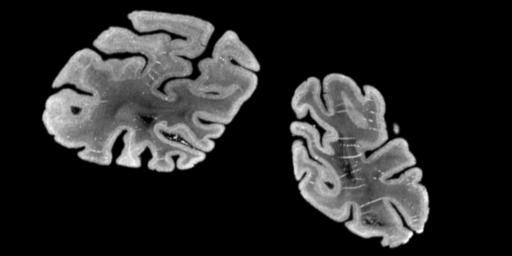
%> input picture kernel/data/HNSP-T.jpg, 512 x 256 px
$ octave setup2DHNSPData.m   (GNU Octave 9; MATLAB toolbox functions it lacks are replaced by stand-ins)
%> lines starting %> are read from the running program, lines starting %| are printed output that depends on the picture
### kernel/data/jpgs2data.m
%==============================================================================
% This code is part of the Matlab-based toolbox
% FAIR - Flexible Algorithms for Image Registration.
% For details see
% - https://github.com/C4IR and
% - http://www.siam.org/books/fa06/
%==============================================================================
% This files simplifies the generation of FAIR data
% Input
%    example        the name of the game (for figures etc)
%    fileT        name of a image file for the template  image
%    fileR        name of a image file for the reference image
%    varargin    list of additional variables such as omega, m, LM
%==============================================================================

function expfile = jpgs2data(example,fileT,fileR,varargin)
%> called with example = '', fileT = 'HNSP-T.jpg', fileR = 'HNSP-R.jpg'

if nargin == 0,
  help(mfilename)
  runMinimalExample
  return;
end

omega     = [];
m         = [];
LM        = [];
viewPara  = {'viewImage','viewImage2D','colormap','gray(256)'};
imgPara   = {'imgModel','linearInter'};
overwrite = 0;

for k=1:2:length(varargin), % overwrite defaults
  eval([varargin{k},'=varargin{',int2str(k+1),'};']);
end;

if isempty(example),
  caller  = dbstack;
  expfile = caller(min(2,length(caller))).name;
  example = expfile(6:end-5);
else
  expfile = sprintf('setup%sData',example);
end
expfile = fullfile(FAIRpath,'temp',expfile);

FAIRmessage(expfile)
if exist([expfile,'.mat'],'file') & ~overwrite,
  fprintf('[%s] %s exists\n',mfilename,expfile);
  return
end;

% do whatever needed to be done to get your data here
image = @(str) double(flipud(imread(str))'); % reads and converts

% load the original data, set domain, initial discretization, and grid
dataT = image(fileT);
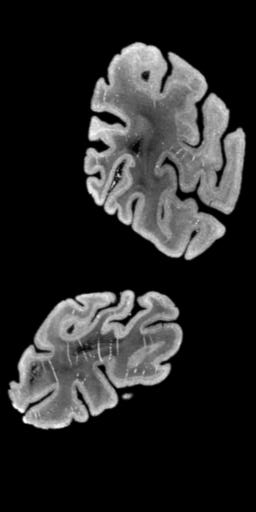
%> dataT: size 512x256 double; min 0, max 255, mean 40.5; mean of the top-left, top-right, bottom-left and bottom-right quarters 24, 72.2, 48.4, 17.3
dataR = image(fileR);
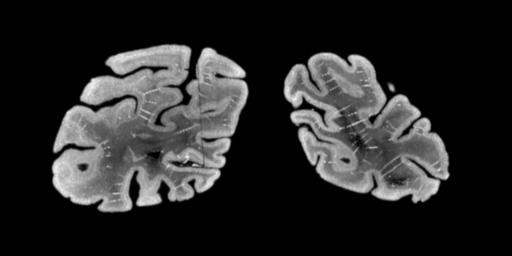
%> input picture kernel/data/HNSP-R.jpg, 512 x 256 px
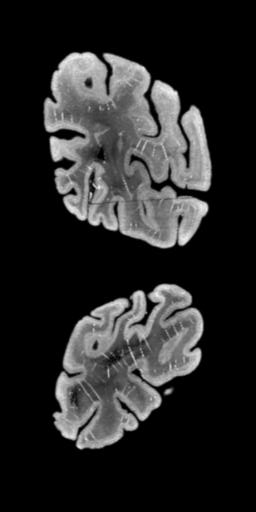
%> dataR: size 512x256 double; min 0, max 243, mean 39.8; mean of the top-left, top-right, bottom-left and bottom-right quarters 47.5, 49.6, 32.4, 29.6

if isempty(omega), omega = [0,size(dataT,1),0,size(dataT,2)];  end;
if isempty(m),     m     = size(dataR);                        end;

viewImage('reset',viewPara{:});
imgModel('reset',imgPara{:});

omegaI = @(i) omega(min(i,size(omega,1)),:);
xc     = @(k) getCellCenteredGrid(omegaI(k),m);

viewData  = @(I,k) viewImage(imgModel(I,omegaI(k),xc(k)),omegaI(k),m);

FAIRfigure(1,'figname',expfile); clf;
subplot(1,2,1); viewData(dataT,1); title('template');
subplot(1,2,2); viewData(dataR,2); title('reference');

ML = getMultilevel({dataT,dataR},omega,m,'fig',2);

% save to outfile
save(expfile,'example','dataT','dataR','omega','m','ML','viewPara','imgPara');
if ~isempty(LM),
  save(expfile,'-append','LM','example');
end;

%------------------------------------------------------------------------------

function runMinimalExample
setup2DhandData;

%==============================================================================

### kernel/tools/dealOptions.m
%==============================================================================
% This code is part of the Matlab-based toolbox
% FAIR - Flexible Algorithms for Image Registration.
% For details see
% - https://github.com/C4IR and
% - http://www.siam.org/books/fa06/
%==============================================================================
% This functions deals persistent variables in administrative functions such as
% viewImage, viewImage, imgModel, trafo, distance, regularizer, ....
%
% Input:
%   optn        a list of current options, to be updated
%               cell or struct, 2*n entries, e.g.
%               optn.omega = [1,2];
%               optn.m     = 14;
%               or optn    = {'omega',[1,2],'m',14;}
%   varargin    a list of new options, cell with 2*p entries
%
% Output:
%   method      specifies the particular method to be used in caller, see example
%   optn        updated list of options
%   task        task to be performed either in options or in caller
%   stop        flag for caller to terminate
%
% Example:
% caller='imgModel', method='splineInter', p1='theta', pV1=10
%
% The followings modes can be uses
%    1.    nargin == 0,
%         help, run minimal example, return
%

% elseif    ~ischar(varargin{1}) -> task='none'; stop = 0;
% else      task = varargin{1} end one of the following
%
% task = 'reset', caller('reset',caller,method,p1,pV1,...), stop = 1
%   set optn={caller,method,p1,pV1,...}
%
% task = 'set',   caller('set',x1,xV1,...),                 stop = 1
%   update optn by overwiting (if x1=pk) or adding to list
%
% task = 'get',   caller('get',optn,pk),                    stop = 1
%   if field exists, method = OPTN.(pk), else method = [];
%
% task = 'disp',  caller('disp'),                           stop = 1
%   displays all the optn, fieldname:optn.(fieldname)
%
% task = 'clear', caller('clear'),                          stop = 1
%   set optn = [];
%
%  otherwise: -> task, stop = 0

%==============================================================================


function [method,optn,task,stop] = dealOptions(caller,optn,varargin)
%> called with caller = 'setup2DHNSPData', optn = []

method = [];                    % initialize method
% caller = dbstack;               % identify the name of the calling function
% caller = caller(min(length(caller),2)).name;

task   = [];
stop   = 1;

if nargin == 0,
  help(mfilename);
  runMinimalExample;
  return;
end;

% transform optn from cell to struct
if iscell(optn),
  optn = cell2struct(optn(2:2:end),optn(1:2:end),2);
end;

% check whether work is to be done here, i.e. the first input argument
% varargin{1} is a str
if nargin>2 && ischar(varargin{1})

  task        = varargin{1};
  varargin(1) = [];

  switch task
    case {'reset','set'},       % reset/set options
      if strcmp(task,'reset'),  % clear optn
        optn = [];
      end;

      % update the field with the value from the varargin list
      for k=1:2:length(varargin),
        optn.(varargin{k}) = varargin{k+1};
      end;

    case 'disp',                % display the options
      fprintf('<%s> options\n',caller);
      if isempty(optn),
        fprintf('is empty\n');
      else
        disp(optn)
      end;

    case 'clear';               % clear the options
      optn   = [];
      fprintf('--- cleared OPTN in <%s> ---\n',caller);

    case 'get',
      for k=1:length(varargin),
        method = getOption(optn,varargin{1});
      end;
      return

    case 'optn',
      [method,optn] = getOption(optn,caller);
      method = optn;
      return;

    otherwise,
      stop = 0;

  end;

  [method,optn] = getOption(optn,caller);
  return;

else

  [method,optn] = getOption(optn,caller);
  stop = (nargin < 3);
  return;

end;


%----------------------------------------------------------------------------------------

function [value,optn] = getOption(optn,field);

% initialize value= []; update by the value in optn
value = []; if isfield(optn,field),  value = optn.(field); end;
% transfer struct optn to list
if isstruct(optn),
  fields = fieldnames(optn);
  values = struct2cell(optn);
  optn = cell(1,2*length(fields));
  optn(1:2:2*length(fields)-1) = fields;
  optn(2:2:2*length(fields))   = values;
end;

%------------------------------------------------------------------------------

% [12 lines left out: function runMinimalExample, not called in this run]
%==============================================================================

### kernel/viewers/FAIRfigure.m
%==============================================================================
% This code is part of the Matlab-based toolbox
% FAIR - Flexible Algorithms for Image Registration.
% For details see
% - https://github.com/C4IR and
% - http://www.siam.org/books/fa06/
%==============================================================================
%
% function varargout = FAIRfigure(fig,varargin)
%
% Opens a non-gray (-: FAIR figure at position [position]
% labels with sets figure number and title [figname]
%
%==============================================================================

function varargout = FAIRfigure(fig,varargin)
%> called with fig = 1

caller   = dbstack;        % identify the name of the calling function
caller   = caller(min(length(caller),2)).name;
figname  = caller;
color    = [1,1,0.95];
position = [];

for k=1:2:length(varargin), % overwrite defaults
  eval([varargin{k},'=varargin{',int2str(k+1),'};']);
end;

if nargin == 0,
  fig = [];
end;

if isempty(fig),
  fig = figureh;
else
  if ishandle(fig),
    fig = figureh(fig);
  else
%> the run ends on the next line
    fig = figureh(fig);
  end;
end;

if ~isnumeric(fig),
  fig = fig.Number;
end;

figname  = sprintf('[FAIR:%d] %s',fig,figname);
set(fig,'numbertitle','off','name',figname,'color',color);

if not(isempty(position)) && not(strcmp(position,'default')),
%   keyboard
%     position = FAIRposition('fig',fig,'position',position);
    set(fig,'position',position);
end;
if nargout == 1, varargout = {fig};  end;
%==============================================================================

### kernel/viewers/viewImage.m
%==============================================================================
% This code is part of the Matlab-based toolbox
% FAIR - Flexible Algorithms for Image Registration.
% For details see
% - https://github.com/C4IR and
% - http://www.siam.org/books/fa06/
%==============================================================================
% varargout = viewImage(varargin)
%
% Main function for image visualization, makes use of persistent parameters
% typical usage:
%   viewPara = {'viewImage','viewImage2D','colormap','gray(256)'};
%   viewImage('reset',viewPara{:});
%   vh = viewImage(T,omega,m);
% see
%   E2_setupHandsData for a 2D example and
%   E2_setupBrainData for a 3D example
%
% visualize:
%
%   visualizes the interpolated data (based on m) on a domain Omega (based on omega)
%
% administration, parameter setting:
%   for resetting, intitializing, setting, updating, clearing, displaying,
%   see dealOptions.m
%
% specific optn:
%   viewImage(T,omega,m,specific{:}), uses specific for this call
%==============================================================================

function varargout = viewImage(varargin)

persistent OPTN
[method,OPTN,task,stop] = dealOptions(mfilename,OPTN,varargin{:});
if stop,
  varargout{1} = method;
  if nargout > 1, varargout{2} = OPTN;  end;
  return;
end

% update options and split
[method,optn] = dealOptions(mfilename,OPTN,'set',varargin{4:end});
if isempty(method), error('no method specified!'); end;


ih = []; B = [];
% -----------------------------------------------------------------------------
% start to work
Tc     = varargin{1};
omega0 = reshape([0;1]*ones(1,length(size(Tc))),1,[]);
if nargin<2, omega = omega0;   else omega = varargin{2}; end;
if nargin<3, m     = size(Tc); else m     = varargin{3}; end;

%make optn struct
optn = cell2struct(optn(2:2:end),optn(1:2:end),2);

% shortcut to value of boolean option str
OK = @(str) (isfield(optn,str) && ~isempty(optn.(str)));

% scale image to [0,255]
if OK('scale'),
  minTc = min(Tc);
  maxTc = max(Tc);
  dG = (maxTc-minTc); dG = dG + 2*(dG == 0);
  Tc = 255/dG*(Tc-minTc);
end;

% invert image
if OK('invert'),
  Tc = max(Tc(:))-Tc;
  %Tc = 255-max(Tc)+Tc;
end;

% shortcut to value of option str
value = @(str) dealOptions(mfilename,optn,'get',str);

% setup figure
fig = value('fig');
if isempty(fig),
  fig = gcf;
elseif fig == 0,
  fig = figure;
else
  figure(fig);
end;

% determine the subfigure
sub = value('sub');
if any(sub ~= 1),
  subplot(sub(1),sub(2),sub(3)); cla;
end;

% set the figure name
figname = value('figname');
if ~isempty(figname),
  set(fig,'numbertitle','off','name',sprintf('[FAIR:%d]: %s',fig,figname));
end;

% splitt options into internal
internals = {mfilename,'scale','invert','fig','sub','figname'};

% remove internals from list
for k=1:length(internals),
  if isfield(optn,internals{k}), optn = rmfield(optn,internals{k});  end;
end;

% transfer struct optn back to list
[dummy,optn] = dealOptions(mfilename,optn);

% call the viewer with remaining options
switch nargout,
  case 0, feval(method,Tc,omega,m,optn{:});
  case 1,
    ih = feval(method,Tc,omega,m,optn{:});
    varargout = {ih};
  otherwise,
    [ih,B]    = feval(method,Tc,omega,m,optn{:});
    varargout = {ih,B};
end;
drawnow
%==============================================================================

### kernel/tools/FAIRpath.m
function value=FAIRpath; value='/Users/Jan/Dropbox/FAIR/github';

### kernel/imgModels/imgModel.m
%==============================================================================
% This code is part of the Matlab-based toolbox
% FAIR - Flexible Algorithms for Image Registration.
% For details see
% - https://github.com/C4IR and
% - http://www.siam.org/books/fa06/
%==============================================================================
% Main function for the image model, uses persistent parameter
% Typical call
%  1.   initialize (pick model and submit parameters)
%
%       imgModel('reset','imgModel','splineInter','regularizer','moments','theta',1e-2);
%
%  2.   use:
%
%       [Tc,dT] = imgModel(coefT,omega,yc);
%
%       evaluates the image model as a linear combination of basis functions with
%       the coeeficients coeffT of size size(coefT) at a cell-centered grid of points
%       y = [Y(:,1);Y(:,2),...,Y(:,d)] using parameters specified by the persistent variable OPTN
%
%
%       [Tc,dT] = imgModel(dataT,omega,yc,specific{:});
%       overwrites the persistent options (not permanently)
%
%  3.   additional option 'coefficients':
%
%       [coefT,coefR] = imgModel('coefficients',dataT,dataR,omega);
%
%       returns the coefficients of a basis representation, note
%       coefT = dataT                     for linear interpolation
%       coefT = getSplineCoefficients     for spline interpolation
% =======================================================================================

function varargout = imgModel(varargin)

% handle options
persistent OPTN

if nargin == 0 & nargout == 0 %& isempty(OPTN),
  help(mfilename);
  runMinimalExample;
  return;
end;

% check for reset, set, clear, disp, see dealOptions.m
[method,OPTN,task,stop] = dealOptions(mfilename,OPTN,varargin{:});
if stop,  varargout = {method,OPTN};  return; end

% update spline coefficients, if neccessary
if strcmp(task,'coefficients'),
  T   = varargin{2};
  R   = varargin{3};
  dim = length(varargin{4})/2;
  if ~isempty(strfind(method,'spline')),
    T = getSplineCoefficients(T,'dim',dim,OPTN{:},varargin{5:end});
    R = getSplineCoefficients(R,'dim',dim,OPTN{:},varargin{5:end});
  end;
  varargout = {T,R};
  return;
end;

% do the work
[method,optn] = dealOptions(mfilename,OPTN,...
	'set','doDerivative',(nargout>1),varargin{4:end});
k = find(strcmp(optn,mfilename));
optn (k:k+1) = [];
T         = varargin{1};
omega     = varargin{2};
x         = varargin{3}(:);
[T,dT]    = feval(method,T,omega,x,optn{:});
varargout = {T,dT};

%------------------------------------------------------------------------------

% [4 lines left out: function runMinimalExample, not called in this run]
%==============================================================================

### kernel/tools/FAIRmessage.m
%==============================================================================
% This code is part of the Matlab-based toolbox
% FAIR - Flexible Algorithms for Image Registration.
% For details see
% - https://github.com/C4IR and
% - http://www.siam.org/books/fa06/
%==============================================================================
% Generates a nicely formatted message
%==============================================================================

function FAIRmessage(str,c)

if nargin == 0,
    FAIRmessage('nice message')
    return;
elseif (nargin == 1) && (length(str) == 1),
  fprintf('>> %s\n',char(ones(1,78))*str);
else
  if ~exist('c','var'), c = '=';  end;
  fprintf('>> %s  [ %s ]  % s\n',...
    char(ones(1,10)*c),str,char(ones(1,60-length(str))*c));
end;
%==============================================================================

### kernel/data/checkDataFile.m
%==============================================================================
% This code is part of the Matlab-based toolbox
% FAIR - Flexible Algorithms for Image Registration.
% For details see
% - https://github.com/C4IR and
% - http://www.siam.org/books/fa06/
%==============================================================================
% This scripts checks whether the required data is already available.
% If if so and possible, it also initializes the modules
% viewimage, imgModel, trafo, distance, regularizer for later use;
% see setup2DhandsData.m for an example
%==============================================================================
caller          = dbstack;        % identify the name of the calling function
caller          = caller(min(length(caller),2)).name;
expfile         = fullfile(FAIRpath,'temp',[caller,'.mat']);
expfileExists   = (exist(expfile,'file') == 2);

if ~expfileExists,
  return;         % matfile has to be generated
end;

fprintf('%s: load(%s); and initialize modules\n',...
  caller,expfile(length(FAIRpath)+1:end));
clear caller
load(expfile);

% initialize toolbox
if ~isempty(who(expfile,'viewPara')),    viewImage('reset',viewPara{:});  end;
if ~isempty(who(expfile,'imgPara')),     imgModel('reset',imgPara{:});    end;
if ~isempty(who(expfile,'traPara')),     trafo('reset',traPara{:});       end;
if ~isempty(who(expfile,'disPara')),     distance('reset',disPara{:});    end;
if ~isempty(who(expfile,'regPara')),     regularizer('reset',regPara{:}); end;
%==============================================================================

### kernel/data/setup2DHNSPData.m
%==============================================================================
% This code is part of the Matlab-based toolbox
% FAIR - Flexible Algorithms for Image Registration.
% For details see
% - https://github.com/C4IR and
% - http://www.siam.org/books/fa06/
%==============================================================================
% Images from a histologial serial sectioning,
% data courtesy Oliver Schmitt, Institute of Anatomy, University of Rostock, Germany
%==============================================================================

checkDataFile
if expfileExists, return; end;
viewPara = {'viewImage','viewImage2D','colormap','gray(256)'};
expfile = jpgs2data('','HNSP-T.jpg','HNSP-R.jpg','omega',[0,2,0,1],'viewPara',viewPara,'m',[512,256]);
